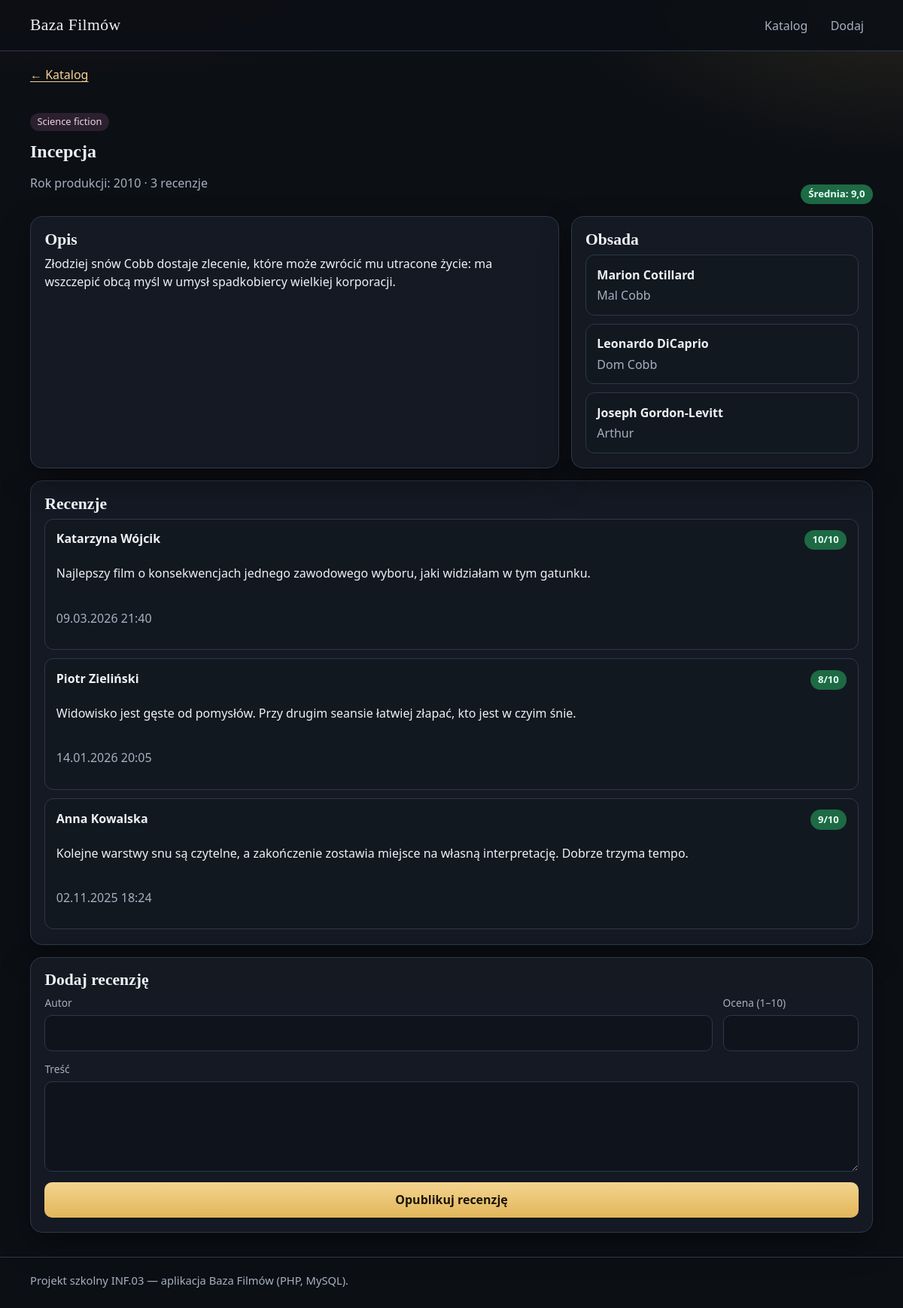
The app's page /film.php?id=1 with its own data.
### tables this page shows
CREATE TABLE filmy (
  id INT UNSIGNED NOT NULL AUTO_INCREMENT,
  tytul VARCHAR(200) NOT NULL,
  rok_produkcji SMALLINT UNSIGNED NOT NULL,
  gatunek VARCHAR(80) NOT NULL,
  opis TEXT NOT NULL,
  PRIMARY KEY (id)
);

CREATE TABLE obsada (
  id INT UNSIGNED NOT NULL AUTO_INCREMENT,
  film_id INT UNSIGNED NOT NULL,
  aktor_id INT UNSIGNED NOT NULL,
  rola VARCHAR(150) NOT NULL,
  PRIMARY KEY (id),
  UNIQUE KEY uniq_obsada (film_id, aktor_id, rola),
  CONSTRAINT fk_obsada_film
    FOREIGN KEY (film_id) REFERENCES filmy (id)
    ON DELETE CASCADE ON UPDATE CASCADE,
  CONSTRAINT fk_obsada_aktor
    FOREIGN KEY (aktor_id) REFERENCES aktorzy (id)
    ON DELETE CASCADE ON UPDATE CASCADE
);

CREATE TABLE aktorzy (
  id INT UNSIGNED NOT NULL AUTO_INCREMENT,
  imie VARCHAR(80) NOT NULL,
  nazwisko VARCHAR(100) NOT NULL,
  opis TEXT NOT NULL,
  PRIMARY KEY (id)
);

CREATE TABLE recenzje (
  id INT UNSIGNED NOT NULL AUTO_INCREMENT,
  film_id INT UNSIGNED NOT NULL,
  autor VARCHAR(80) NOT NULL,
  ocena INT NOT NULL,
  tresc TEXT NOT NULL,
  data_dodania DATETIME NOT NULL DEFAULT CURRENT_TIMESTAMP,
  PRIMARY KEY (id),
  CONSTRAINT fk_recenzje_film
    FOREIGN KEY (film_id) REFERENCES filmy (id)
    ON DELETE CASCADE ON UPDATE CASCADE,
  CONSTRAINT chk_ocena CHECK (ocena BETWEEN 1 AND 10)
);

### film.php (the view, shortened to what this page needs)
<?php
require_once __DIR__ . '/backend/includes/functions.php';
$id = filter_var($_GET['id'] ?? 0, FILTER_VALIDATE_INT);
$id = $id === false ? 0 : (int) $id;
$film = pobierzFilm($id);
$stare = ['autor' => '', 'ocena' => '', 'tresc' => ''];
$obsada = pobierzObsade($id);
$recenzje = pobierzRecenzje($id);
$ocena = formatujOcene($film['srednia']);
?>
<p style="margin-top:1.2rem"><a href="index.php">← Katalog</a></p>
<section class="naglowek-strony">
    <div>
        <p class="chip"><?php echo h($film['gatunek']); ?></p>
        <h1><?php echo h($film['tytul']); ?></h1>
        <p class="przygaszony">Rok produkcji: <?php echo (int) $film['rok_produkcji']; ?>
            <?php if ($film['srednia'] !== null): ?>
                · <?php echo h(odmianaRecenzji((int) $film['liczba_ocen'])); ?>
            <?php endif; ?>
        </p>
    </div>
    <span class="odznaka <?php echo h($ocena['klasa']); ?>">Średnia: <?php echo h($ocena['tekst']); ?></span>
</section>
<div class="uklad-filmu">
    <article class="panel">
        <h2>Opis</h2>
        <p class="opis"><?php echo nl2br(h((string) $film['opis'])); ?></p>
    </article>
    <aside class="panel">
        <h2>Obsada</h2>
        <?php if ($obsada === []): ?>
            <p class="przygaszony">Do tego filmu nie przypisano jeszcze aktorów.</p>
        <?php else: ?>
            <ul class="lista-obsady">
                <?php foreach ($obsada as $osoba): ?>
                    <li>
                        <a class="osoba" href="aktor.php?id=<?php echo (int) $osoba['id']; ?>">
                            <strong><?php echo h($osoba['imie'] . ' ' . $osoba['nazwisko']); ?></strong>
                            <span class="przygaszony"><?php echo h($osoba['rola']); ?></span>
                        </a>
                    </li>
                <?php endforeach; ?>
            </ul>
        <?php endif; ?>
    </aside>
</div>
<section class="panel" style="margin-bottom:1rem">
    <h2>Recenzje</h2>
    <?php if ($recenzje === []): ?>
        <p class="przygaszony">Brak ocen. Dodaj pierwszą recenzję.</p>
    <?php else: ?>
        <ul class="lista-recenzji">
            <?php foreach ($recenzje as $recenzja): ?>
                <?php $odznaka = formatujOcene($recenzja['ocena']); ?>
                <li class="recenzja">
                    <header>
                        <strong><?php echo h($recenzja['autor']); ?></strong>
                        <span class="odznaka <?php echo h($odznaka['klasa']); ?>"><?php echo (int) $recenzja['ocena']; ?>/10</span>
                    </header>
                    <p><?php echo nl2br(h((string) $recenzja['tresc'])); ?></p>
                    <p class="przygaszony"><?php echo h(formatujDate((string) $recenzja['data_dodania'])); ?></p>
                </li>
            <?php endforeach; ?>
        </ul>
    <?php endif; ?>
</section>
<section class="panel" style="margin-bottom:2rem">
    <h2>Dodaj recenzję</h2>
    <form id="form-recenzja" class="formularz" method="post" action="film.php?id=<?php echo $id; ?>" novalidate>
        <div class="dwie-kolumny">
            <div class="pole">
                <label for="autor">Autor</label>
                <input id="autor" name="autor" maxlength="80" value="<?php echo h($stare['autor']); ?>">
            </div>
            <div class="pole">
                <label for="ocena">Ocena (1–10)</label>
                <input id="ocena" name="ocena" type="number" min="1" max="10" step="1" inputmode="numeric" value="<?php echo h($stare['ocena']); ?>">
            </div>
        </div>
        <div class="pole">
            <label for="tresc">Treść</label>
            <textarea id="tresc" name="tresc" maxlength="2000"><?php echo h($stare['tresc']); ?></textarea>
        </div>
        <button type="submit">Opublikuj recenzję</button>
    </form>
</section>

### frontend/css/style.css (style rules this page uses)
:root { --tlo: #0c0f14; --tlo-wyzsze: #151b24; --karta: #1b2330; --linia: #2d384a; --tekst: #eef1f6; --przygaszony: #a7b0c0; --zloto: #e2b65a; --zloto-jasne: #f3d48f; --czerwien: #c44755; --cien: 0 16px 40px rgba(0, 0, 0, 0.35); --promien: 16px; }
* { box-sizing: border-box; }
html { scroll-behavior: smooth; }
body { margin: 0; min-height: 100vh; color: var(--tekst); background: radial-gradient(1200px 500px at 10% -10%, rgba(196, 71, 85, 0.22), transparent 55%), radial-gradient(900px 420px at 100% 0%, rgba(226, 182, 90, 0.12), transparent 50%), var(--tlo); font-family: "Segoe UI", "Trebuchet MS", sans-serif; line-height: 1.5; }
a { color: var(--zloto-jasne); text-decoration-thickness: 1px; text-underline-offset: 0.18em; }
.bohater h1, .naglowek-strony h1, .karta-filmu h2, .panel h2, .panel h3 { font-family: Georgia, "Palatino Linotype", serif; line-height: 1.2; margin: 0 0 0.4rem; }
.lead, .przygaszony { color: var(--przygaszony); }
.panel { background: rgba(21, 27, 36, 0.92); border: 1px solid var(--linia); border-radius: var(--promien); padding: 1.1rem 1.15rem 1.2rem; box-shadow: var(--cien); }
.pole { display: flex; flex-direction: column; gap: 0.35rem; }
.pole label, .formularz label { font-size: 0.86rem; color: var(--przygaszony); }
input, select, textarea { width: 100%; color: var(--tekst); background: #0f141c; border: 1px solid var(--linia); border-radius: 10px; padding: 0.7rem 0.8rem; font: inherit; }
textarea { min-height: 7.5rem; resize: vertical; }
.przycisk, button { border: 0; cursor: pointer; font: inherit; font-weight: 700; color: #1a1408; background: linear-gradient(180deg, var(--zloto-jasne), var(--zloto)); border-radius: 10px; padding: 0.72rem 1rem; text-decoration: none; display: inline-flex; justify-content: center; align-items: center; }
.chip { display: inline-flex; align-items: center; border-radius: 999px; padding: 0.15rem 0.6rem; background: #2a2030; color: #f2d5dc; font-size: 0.8rem; }
.odznaka { display: inline-flex; align-items: center; border-radius: 999px; padding: 0.2rem 0.65rem; font-size: 0.82rem; font-weight: 700; white-space: nowrap; }
.ocena-wysoka { background: #1d6a45; color: #e5fff2; }
.karta h2, .panel h2 { font-size: 1.35rem; }
.karta p, .opis { margin: 0; }
.naglowek-strony { display: flex; justify-content: space-between; gap: 1rem; align-items: flex-end; margin: 1.6rem 0 1rem; }
.uklad-filmu { display: grid; grid-template-columns: 1.4fr 0.8fr; gap: 1rem; margin-bottom: 1rem; }
.lista-obsady, .lista-recenzji, .filmografia { list-style: none; margin: 0; padding: 0; display: grid; gap: 0.7rem; }
.osoba, .recenzja, .pozycja-filmu { display: flex; flex-direction: column; gap: 0.2rem; padding: 0.85rem 0.9rem; border-radius: 12px; background: #121820; border: 1px solid var(--linia); text-decoration: none; color: inherit; }
.osoba strong, .pozycja-filmu strong, .recenzja strong { color: var(--tekst); }
.recenzja header, .pozycja-filmu { display: flex; flex-direction: row; flex-wrap: wrap; justify-content: space-between; gap: 0.8rem; align-items: baseline; }
.formularz { display: grid; gap: 0.85rem; }
.dwie-kolumny { display: grid; grid-template-columns: 1fr 180px; gap: 0.85rem; }

### records on screen
filmy: gatunek "Science fiction", tytul "Incepcja", rok_produkcji "2010", opis "Złodziej snów Cobb dostaje zlecenie, które może zwrócić mu utracone życie: ma wszczepić obcą myśl w umysł spadkobiercy wielkiej korporacji."
obsada: aktor.nazwisko "Marion Cotillard", rola "Mal Cobb"
obsada: aktor.nazwisko "Leonardo DiCaprio", rola "Dom Cobb"
obsada: aktor.nazwisko "Joseph Gordon-Levitt", rola "Arthur"
recenzje: autor "Katarzyna Wójcik", ocena "10", tresc "Najlepszy film o konsekwencjach jednego zawodowego wyboru, jaki widziałam w tym gatunku.", data_dodania "09.03.2026 21:40"
recenzje: autor "Piotr Zieliński", ocena "8", tresc "Widowisko jest gęste od pomysłów. Przy drugim seansie łatwiej złapać, kto jest w czyim śnie.", data_dodania "14.01.2026 20:05"
recenzje: autor "Anna Kowalska", ocena "9", tresc "Kolejne warstwy snu są czytelne, a zakończenie zostawia miejsce na własną interpretację. Dobrze trzyma tempo.", data_dodania "02.11.2025 18:24"

### other values on screen
odmianaRecenzji((int) $film['liczba_ocen']) "3 recenzje"
$ocena['tekst'] "9,0"
